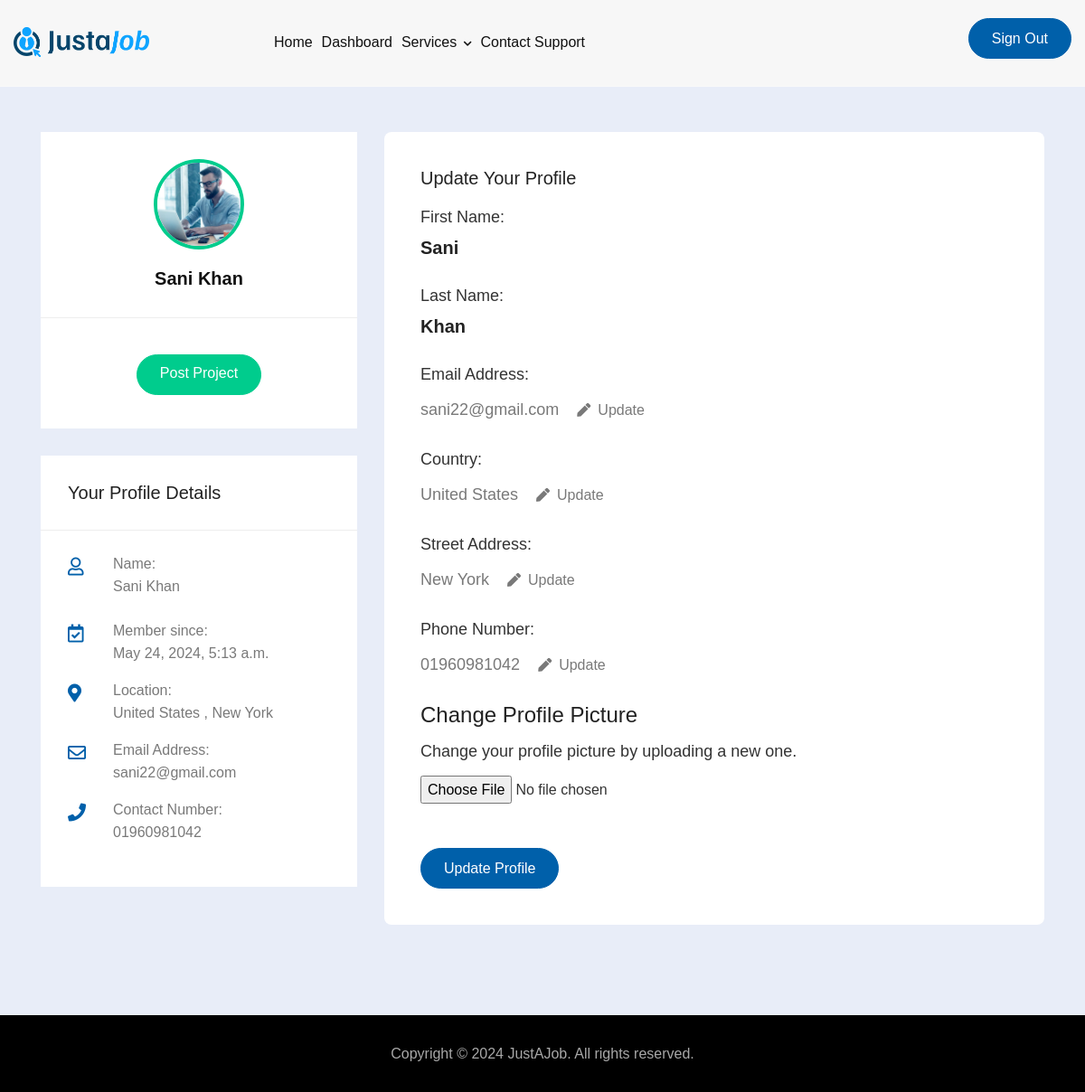
Screenshot of /client_profile (signed in) with the database file from the repository.
### freelance_webpage/models.py (models this page shows, shortened)
class UserProfile(models.Model):
    USER_ROLES = (
        ('freelancer', 'Freelancer'),
        ('employer', 'Employer'),
    )
    user = models.OneToOneField(User, on_delete=models.CASCADE, related_name='freelance_profile')
    role = models.CharField(max_length=10, choices=USER_ROLES)
    country = models.CharField(max_length=100, null=True, blank=True)
    phone_number = models.CharField(max_length=15, null=True, blank=True)
    street_address = models.CharField(max_length=255, null=True, blank=True)
    client_pic = models.ImageField(upload_to='client_pics/', null=True, blank=True)

### client_profile/views.py (the view)
# urls.py: path('client_profile', views.profile_view, name='client_profile'),
@login_required
def profile_view(request):
    if request.user.is_authenticated:
        user_profile = UserProfile.objects.get(user=request.user)
        user_details = {
            'first_name': request.user.first_name,
            'last_name': request.user.last_name,
            'date_joined': request.user.date_joined,
            'email': request.user.email,
        }
        context = {
            'user_profile': user_profile,
            'user_details': user_details
        }
        return render(request, 'client_profile_info/client-profile.html', context)
    else:
        messages.error(request, "Invalid credentials")
        return redirect(request, 'login')

### freelance_webpage/templates/client_profile_info/client-profile.html (shortened to what this page needs)
<!DOCTYPE html>
{% load static %}
<html lang="en">
  <head>
    <link rel="stylesheet" type="text/css" href="{% static 'css/animate.css' %}" />
    <link rel="stylesheet" type="text/css" href="{% static 'css/animate.min.css' %}" />
    <link rel="stylesheet" type="text/css" href="{% static 'css/bootstrap.min.css' %}" />
    <link rel="stylesheet" type="text/css" href="{% static 'css/fonts.css' %}" />
    <link rel="stylesheet" type="text/css" href="{% static 'css/font-awesome.css' %}" />
    <link rel="stylesheet" type="text/css" href="{% static 'css/font-awesome.min.css' %}" />
    <link rel="stylesheet" type="text/css" href="{% static 'css/style.css' %}" />
    <link rel="stylesheet" type="text/css" href="{% static 'css/responsive.css' %}" />
  </head>
  <body class="page-bg">
    {% include 'common/navbar.html' %}
    <div class="inner-page-main-wrapper float_left">
      <div class="container">
        <div class="row">
          <div class="col-lg-4 col-md-4 col-sm-12 col-12">
            <div class="profile-sidebar">
              <div class="top-details">
                {% if user_profile %}
                  <img src="{{ user_profile.client_pic }}" alt="client-picture" />
                {% else %}
                  <img src="{% static 'default_pics/p2.png' %}" alt="client-picture" />
                {% endif %}
                <p>{{ user.get_full_name }}</p>
              </div>
              <div class="bottom-details">
                <a class="custom-btn" href="{% url 'postproject' %}"><span>Post Project</span></a>
              </div>
            </div>
            <div class="profile-sidebar">
              <h4 class="title-sidebar">Your Profile Details</h4>
              <div class="cdi-box float_left mt-4">
                <div class="icon-client">
                  <span><i class="far fa-user"></i></span>
                </div>
                <div class="icon-client-text">
                  <p>Name:</p>
                  <p>{{ user.get_full_name }}</p>
                </div>
              </div>
              <div class="cdi-box float_left mt-4">
                <div class="icon-client">
                  <span><i class="far fa-calendar-check"></i></span>
                </div>
                <div class="icon-client-text">
                  <p>Member since:</p>
                  <p>{{ user_details.date_joined }}</p>
                </div>
              </div>
              <div class="cdi-box float_left mt-3">
                <div class="icon-client">
                  <span><i class="fas fa-map-marker-alt"></i></span>
                </div>
                <div class="icon-client-text">
                  <p>Location:</p>
                  <p>{{ user_profile.country }} , {{ user_profile.street_address }}</p>
                </div>
              </div>
              <div class="cdi-box float_left mt-3">
                <div class="icon-client">
                  <span><i class="far fa-envelope"></i></span>
                </div>
                <div class="icon-client-text">
                  <p>Email Address:</p>
                  <p>{{ user_details.email }}</p>
                </div>
              </div>
              <div class="cdi-box float_left mb-5 mt-3">
                <div class="icon-client">
                  <span><i class="fas fa-phone"></i></span>
                </div>
                <div class="icon-client-text">
                  <p>Contact Number:</p>
                  <p>{{ user_profile.phone_number }}</p>
                </div>
              </div>
            </div>
          </div>
          <div class="col-lg-8 col-md-8 col-sm-12 col-12">
            <div class="update-profile-main-wrapper update-info">
              <h6>Update Your Profile</h6>
              <div class="text-appear">
                <p>First Name:</p>
                <h4>{{ user.first_name }}</h4>
              </div>
              <div class="text-appear">
                <p>Last Name:</p>
                <h4>{{ user.last_name }}</h4>
              </div>
              <div class="update-form-wrapper">
                <form method="post" action="{% url 'client_profile_update' %}" enctype="multipart/form-data">
                  <div class="form-group">
                    <label for="displayEmail">Email Address:</label>
                    <div class="editable-field" id="editableEmail">
                      <p id="displayEmail">{{ user_details.email }}</p>
                      <span>
                        <button type="button" class="field-edit-btn" onclick="toggleEdit('Email', 'editableEmail')">Update <span><i class="fas fa-pen"></i></span></button>
                      </span>
                    </div>
                  </div>
                  <div class="form-group">
                    <label for="displayCountry">Country:</label>
                    <div class="editable-field"  id="editableCountry">
                      <p id="displayCountry">{{ user_profile.country }}</p>
                      <span>
                        <button type="button" class="field-edit-btn" onclick="toggleEdit('Country', 'editableCountry')">Update<span><i class="fas fa-pen"></i></span>
                        </button>
                      </span>
                    </div>
                  </div>
                  <div class="form-group">
                    <label for="displayStreetAddress">Street Address:</label>
                    <div class="editable-field"  id="editableStreetAddress">
                      <p id="displayStreetAddress">{{ user_profile.street_address }}</p>
                      <span>
                        <button type="button" class="field-edit-btn" onclick="toggleEdit('StreetAddress', 'editableStreetAddress')">Update<span><i class="fas fa-pen"></i></span>
                        </button>
                      </span>
                    </div>
                  </div>
                  <div class="form-group">
                    <label for="displayPhone">Phone Number:</label>
                    <div class="editable-field" id="editablePhone">
                      <p id="displayPhone">{{ user_profile.phone_number }}</p>
                      <span>
                        <button type="button" class="field-edit-btn" onclick="toggleEdit('Phone', 'editablePhone')">Update<span><i class="fas fa-pen"></i></span>
                        </button>
                      </span>
                    </div>
                  </div>
                  <h4>Change Profile Picture</h4>
                  <div class="form-group row">
                    <div class="user-pic-upload col-md-12 col-12">
                      <label>Change your profile picture by uploading a new one.</label>
                      <input name="client_pic_upload" class="pic-upload" type="file" />
                    </div>
                  </div>
                  <button type="submit" class="custom-btn">Update Profile</button>
                </form>
              </div>
            </div>
          </div>
        </div>
      </div>
    </div>
    {% include 'common/footer.html' %}
  </body>
</html>

### rows the page displays
UserProfile: client_pic (picture), country "United States", street_address "New York", phone_number "01960981042"

### other values shown
{{ user.get_full_name }} "Sani Khan"
{{ user_details.date_joined }} "May 24, 2024, 5:13 a.m."
{{ user_details.email }} "sani22@gmail.com"
{{ user.first_name }} "Sani"
{{ user.last_name }} "Khan"
